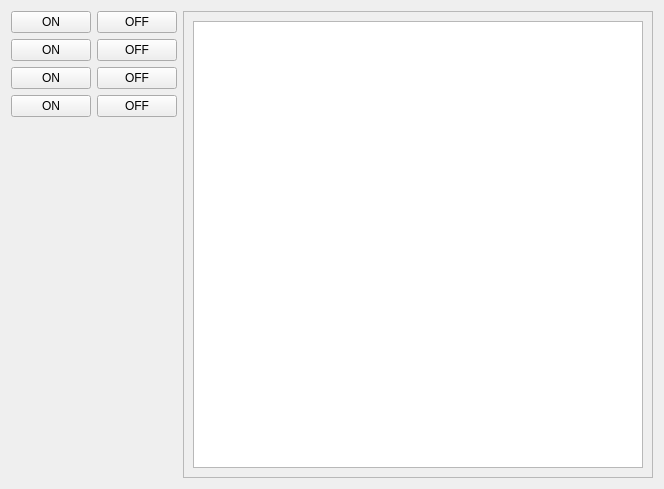
<?xml version="1.0" encoding="UTF-8"?>
<ui version="4.0">
 <class>SimpleControl</class>
 <widget class="QWidget" name="SimpleControl">
  <property name="geometry">
   <rect>
    <x>0</x>
    <y>0</y>
    <width>664</width>
    <height>489</height>
   </rect>
  </property>
  <property name="windowTitle">
   <string>Form</string>
  </property>
  <layout class="QHBoxLayout" name="horizontalLayout">
   <item>
    <layout class="QFormLayout" name="formLayout">
     <item row="0" column="0">
      <widget class="QPushButton" name="on1">
       <property name="text">
        <string>ON</string>
       </property>
      </widget>
     </item>
     <item row="0" column="1">
      <widget class="QPushButton" name="off1">
       <property name="text">
        <string>OFF</string>
       </property>
      </widget>
     </item>
     <item row="1" column="0">
      <widget class="QPushButton" name="on2">
       <property name="text">
        <string>ON</string>
       </property>
      </widget>
     </item>
     <item row="1" column="1">
      <widget class="QPushButton" name="off2">
       <property name="text">
        <string>OFF</string>
       </property>
      </widget>
     </item>
     <item row="2" column="1">
      <widget class="QPushButton" name="off3">
       <property name="text">
        <string>OFF</string>
       </property>
      </widget>
     </item>
     <item row="3" column="1">
      <widget class="QPushButton" name="off4">
       <property name="text">
        <string>OFF</string>
       </property>
      </widget>
     </item>
     <item row="2" column="0">
      <widget class="QPushButton" name="on3">
       <property name="text">
        <string>ON</string>
       </property>
      </widget>
     </item>
     <item row="3" column="0">
      <widget class="QPushButton" name="on4">
       <property name="text">
        <string>ON</string>
       </property>
      </widget>
     </item>
    </layout>
   </item>
   <item>
    <widget class="QScrollArea" name="scrollArea">
     <property name="widgetResizable">
      <bool>true</bool>
     </property>
     <widget class="QWidget" name="scrollAreaWidgetContents">
      <property name="geometry">
       <rect>
        <x>0</x>
        <y>0</y>
        <width>470</width>
        <height>469</height>
       </rect>
      </property>
      <layout class="QVBoxLayout" name="verticalLayout">
       <item>
        <widget class="QTextEdit" name="textEdit"/>
       </item>
      </layout>
     </widget>
    </widget>
   </item>
  </layout>
 </widget>
 <resources/>
 <connections/>
</ui>
